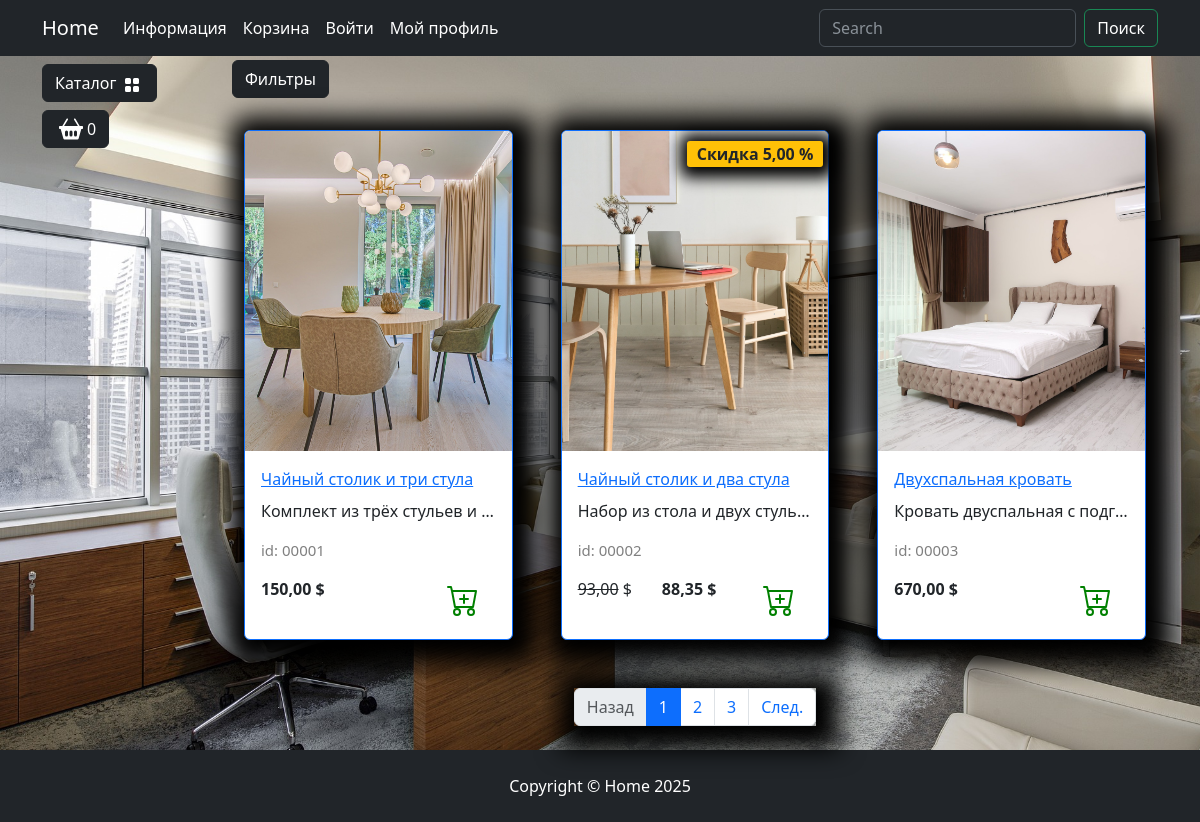
Page /catalog/all on the committed database.
### goods/models.py (models this page shows, shortened)
class Products(models.Model):
    name = models.CharField(max_length=150, unique=True, verbose_name='Название')
    slug = models.SlugField(max_length=200, unique=True, blank=True, null=True, verbose_name='URL')
    description = models.TextField(blank=True, null=True, verbose_name='Описание')
    image = models.ImageField(upload_to='goods_images', blank=True, null=True, verbose_name='Изображение')
    price = models.DecimalField(default=0.00, max_digits=7, decimal_places=2, verbose_name='Цена')
    discount = models.DecimalField(default=0.00, max_digits=4, decimal_places=2, verbose_name='Скидка в %')
    quantity = models.PositiveIntegerField(default=0, verbose_name='Колличество')
    category = models.ForeignKey(to=Categories, on_delete=models.CASCADE, verbose_name='Категория')
    class Meta:
        db_table = 'product'
        verbose_name = 'Продукт'
        verbose_name_plural = 'Продукты'
        ordering = ('id',)
    def display_id(self):
        return f'{self.id:05}'
    def sell_price(self):
        if self.discount:
            return round(self.price-self.price*self.discount/100, 2)
        return self.price

### goods/views.py (the view)
# urls.py: path('catalog/', include('goods.urls', namespace='catalog')),
def catalog(request, category_slug, page=1):
    if category_slug == 'all':
        goods = Products.objects.all()
    else:
        goods = get_list_or_404(Products.objects.filter(category__slug=category_slug))
    paginator = Paginator(goods, 3)
    current_page = paginator.page(page)
    context = {
        "title": "Home - Каталог",
        "goods": current_page,
        "slug_url": category_slug,
    }
    return render(request, "goods/catalog.html", context)

### goods/templatetags/goods_tags.py (called while the page is built)
@register.simple_tag()
def tag_categories():
    return Categories.objects.all()

### goods/templates/goods/catalog.html (shortened to what this page needs)
{% extends "main/base.html" %}
{% load static %}
{% block content %}
<div class="row">
    <div class="dropdown mb-2">
        <button class="btn btn-secondary dropdown-toggle btn-dark" type="button" data-bs-toggle="dropdown"
            aria-expanded="false">
            Фильтры
        </button>
    </div>
    {% for product in goods %}
        <div class="col-lg-4 col-md-6 p-4">
            <div class="card border-primary rounded custom-shadow">
                {% if product.image %}
                    <img src="{{ product.image.url }}" class="card-img-top" alt="{{ product.name }}">
                {% else %}
                    <img src="{% static "deps/images/Not found image.png" %}" class="card-img-top" alt="...">
                {% endif %}
                <div class="card-body">
                    <a href="{% url "catalog:product" product.slug %}">
                        <p class="card-title">{{ product.name }}</p>
                    </a>
                    <p class="card-text text-truncate">{{ product.description }}</p>
                    <p class="product_id">id: {{ product.display_id }}</p>
                    <div class="d-flex justify-content-between">
                        {% if product.discount %}
                            <p><s>{{product.price}}</s> $</p>
                            <p><strong>{{ product.sell_price }} $</strong></p>
                            <span class="badge bg-warning text-dark">Скидка {{ product.discount }} %</span>
                        {% else %}
                            <p><strong>{{ product.price }} $</strong></p>
                        {% endif %}
                        <a href="#" class="btn add-to-cart">
                            <img class="mx-1" src="{% static "deps/icons/cart-plus.svg" %}" alt="Catalog Icon"
                                width="32" height="32">
                        </a>
                    </div>
                </div>
            </div>
        </div>
    {% endfor %}
</div>
<nav aria-label="Page navigation example">
    <ul class="pagination justify-content-center my-4">
        <div class="custom-shadow d-flex">
            <li class="page-item {% if not goods.has_previous %}disabled{% endif %}">
                <a class="page-link" href="{% if goods.has_previous %}
                {% url "catalog:index" slug_url goods.previous_page_number %}
                {% else %}
                    #
                {% endif %}">
                    Назад
                </a>
            </li>
            {% for page in goods.paginator.page_range %}
                {% if page >= goods.number|add:-2 and page <= goods.number|add:2 %}
                    <li class="page-item">
                        <a class="page-link {% if goods.number == page %} active {% endif %}" href="{% url "catalog:index" slug_url page %}">{{ page }}</a>
                    </li>
                {% endif %}
            {% endfor %}
            <li class="page-item {% if not goods.has_next %}disabled{% endif %}">
                <a class="page-link" href="{% if goods.has_next %}
                {% url "catalog:index" slug_url goods.next_page_number %}
                {% else %}
                    #
                {% endif %}">
                    След.
                </a>
            </li>
        </div>
    </ul>
</nav>
{% endblock content %}
{% block footer %}
<footer class="py-4 bg-dark">
    <div class="container">
        <p class="m-0 text-center text-white">Copyright &copy; Home 2025</p>
    </div>
</footer>
{% endblock footer %}

### static/deps/css/my_css.css (style rules this page uses)
body { background-image: url("../images/bg-image.jpg"); background-repeat: no-repeat; background-attachment: fixed; background-position: center center; background-size: cover; height: 100%; }
.dropdown-toggle::after { content: none; }
.custom-shadow { box-shadow: 5px 5px 25px 19px #000000; }
.product_id { color: gray; font-size: 15px; }
.badge.bg-warning.text-dark { position: absolute; top: 10px; right: 5px; z-index: 1; padding: 5px 10px; border-radius: 3px; font-size: 1rem; box-shadow: 2px 2px 15px 9px #000000; }

### rows in the picture
Products: image (picture), name "Чайный столик и три стула", description "Комплект из трёх стульев и…", display_id "00001", price "150,00"
Products: image (picture), name "Чайный столик и два стула", description "Набор из стола и двух стуль…", display_id "00002", price "93,00", sell_price "88,35", discount "5,00"
Products: image (picture), name "Двухспальная кровать", description "Кровать двуспальная с подг…", display_id "00003", price "670,00"

### other values in the picture
{{ page }} "1" "2" "3"
